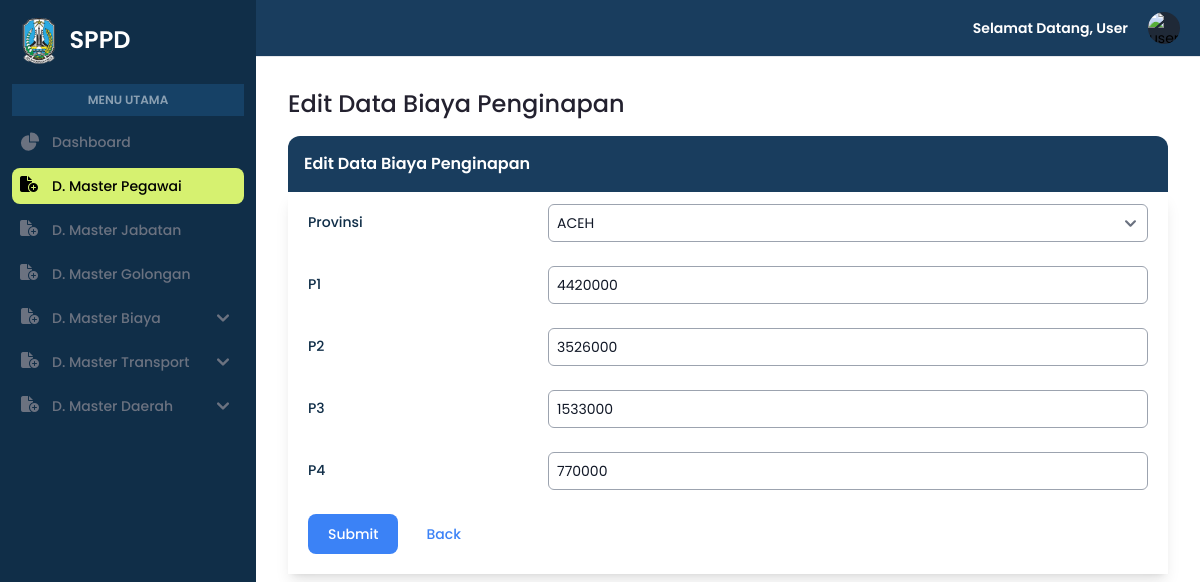
The app's page /admin/edit_dtpgp.php?edit=001 with its own data.
### tables this page shows
CREATE TABLE `penginapan` (
  `kode_provinsi` varchar(10) NOT NULL,
  `p1` varchar(100) NOT NULL,
  `p2` varchar(100) NOT NULL,
  `p3` varchar(100) NOT NULL,
  `p4` varchar(100) NOT NULL
);

### admin/edit_dtpgp.php (the view, shortened to what this page needs)
<?php
include '../koneksi.php';
if (isset($_GET['edit'])) {
    $kode_provinsi = $_GET['edit'];
    $query = "SELECT * FROM penginapan WHERE kode_provinsi = ?";
    $stmt = $koneksi->prepare($query);
    $stmt->bind_param("s", $kode_provinsi);
    $stmt->execute();
    $result = $stmt->get_result();
    if ($result->num_rows > 0) {
        $row = $result->fetch_assoc();
        $p1 = $row['p1'];
        $p2 = $row['p2'];
        $p3 = $row['p3'];
        $p4 = $row['p4'];
    } else {
        echo "Data not found!";
        exit();
    }
} else {
    echo "Kode Provinsi not provided!";
    exit();
}
$query_provinsi = "SELECT kode_provinsi, nama_provinsi FROM provinsi";
$result_provinsi = $koneksi->query($query_provinsi);
?>
<!DOCTYPE html>
<html lang="en">
<head>
    <link rel="stylesheet" href="../assets/css/style.css">
    <link rel="stylesheet" href="https://cdnjs.cloudflare.com/ajax/libs/font-awesome/6.5.1/css/all.min.css" />
    <link href="https://cdnjs.cloudflare.com/ajax/libs/flowbite/2.3.0/flowbite.min.css" rel="stylesheet" />
    <script src="https://cdn.tailwindcss.com"></script>
</head>
<body>
    <section id="sidebar">
        <?php include "../navbar.php"; ?>
        <aside id="logo-sidebar" class="fixed top-0 left-0 z-40 w-64 h-screen transition-transform -translate-x-full sm:translate-x-0" aria-label="Sidebar">
            <div class="h-full px-3 py-4 overflow-y-auto bg-[#102E48]">
                <a href="#" class="flex ms-2 md:me-24 mb-5">
                    <img src="../assets/img/logo.png" class="h-12 me-3" />
                    <span class="self-center text-2xl font-semibold whitespace-nowrap text-white">SPPD</span>
                </a>
                <div class="bg-[#276EAC4D] mb-2 py-2 px-5 text-center">
                    <p class="font-semibold text-xs text-white/50">MENU UTAMA</p>
                </div>
                <ul class="space-y-2 font-medium">
                    <li>
                        <a href="index.php" class="flex items-center p-2 text-gray-500 rounded-lg hover:bg-[#D6F170] hover:text-black group">
                            <span class="ms-3 text-sm">Dashboard</span>
                        </a>
                    </li>
                    <li>
                        <a href="data_pegawai.php" class="flex items-center p-2 text-black rounded-lg hover:bg-[#D6F170] hover:text-black group active">
                            <i class="fa-solid fa-file-circle-plus w-5 h-5 text-black transition duration-75 group-hover:text-black"></i>
                            <span class="text-sm ms-3 whitespace-nowrap">D. Master Pegawai</span>
                        </a>
                    </li>
                    <li>
                        <a href="data_jabatan.php" class="flex items-center p-2 text-gray-500 rounded-lg hover:bg-[#D6F170] hover:text-black group">
                            <i class="fa-solid fa-file-circle-plus w-5 h-5 text-gray-500 transition duration-75 group-hover:text-black"></i>
                            <span class="text-sm ms-3 whitespace-nowrap">D. Master Jabatan</span>
                        </a>
                    </li>
                    <li>
                        <a href="data_golongan.php" class="flex items-center p-2 text-gray-500 rounded-lg hover:bg-[#D6F170] hover:text-black group">
                            <i class="fa-solid fa-file-circle-plus w-5 h-5 text-gray-500 transition duration-75 group-hover:text-black"></i>
                            <span class="text-sm ms-3 whitespace-nowrap">D. Master Golongan</span>
                        </a>
                    </li>
                    <li>
                        <button type="button" class="flex items-center p-2 pr-4 rounded-lg hover:bg-[#D6F170] text-gray-500 hover:text-black group" aria-controls="dropdown-mb" data-collapse-toggle="dropdown-mb">
                            <i class="fa-solid fa-file-circle-plus w-5 h-5 text-gray-500 transition duration-75 group-hover:text-black"></i>
                            <span class="text-sm ms-3 whitespace-nowrap pr-14">D. Master Biaya</span>
                            <svg class="w-3 h-3 text-gray-500 group-hover:text-black" aria-hidden="true" xmlns="http://www.w3.org/2000/svg" fill="none" viewBox="0 0 10 6">
                                <path stroke="currentColor" stroke-linecap="round" stroke-linejoin="round" stroke-width="2" d="m1 1 4 4 4-4" />
                            </svg>
                        </button>
                    </li>
                    <li>
                        <button type="button" class="flex items-center p-2 pr-4 rounded-lg hover:bg-[#D6F170] text-gray-500 hover:text-black group" aria-controls="dropdown-mt" data-collapse-toggle="dropdown-mt">
                            <i class="fa-solid fa-file-circle-plus w-5 h-5 text-gray-500 transition duration-75 group-hover:text-black"></i>
                            <span class="text-sm ms-3 whitespace-nowrap pr-7">D. Master Transport</span>
                            <svg class="w-3 h-3 text-gray-500 group-hover:text-black" aria-hidden="true" xmlns="http://www.w3.org/2000/svg" fill="none" viewBox="0 0 10 6">
                                <path stroke="currentColor" stroke-linecap="round" stroke-linejoin="round" stroke-width="2" d="m1 1 4 4 4-4" />
                            </svg>
                        </button>
                    </li>
                    <li>
                        <button type="button" class="flex items-center p-2 pr-4 rounded-lg hover:bg-[#D6F170] text-gray-500 hover:text-black group" aria-controls="dropdown-md" data-collapse-toggle="dropdown-md">
                            <i class="fa-solid fa-file-circle-plus w-5 h-5 text-gray-500 transition duration-75 group-hover:text-black"></i>
                            <span class="text-sm ms-3 whitespace-nowrap pr-11">D. Master Daerah</span>
                            <svg class="w-3 h-3 text-gray-500 group-hover:text-black" aria-hidden="true" xmlns="http://www.w3.org/2000/svg" fill="none" viewBox="0 0 10 6">
                                <path stroke="currentColor" stroke-linecap="round" stroke-linejoin="round" stroke-width="2" d="m1 1 4 4 4-4" />
                            </svg>
                        </button>
                </li>
            </ul>
            </div>
        </aside>
    <div class="p-4 sm:ml-64">
        <div class="p-4 mt-14">
            <h1 class="text-[#23212F] font-medium text-2xl">Edit Data Biaya Penginapan</h1>
            <div class="border-solid">
                <div class="bg-[#193D5E] rounded-t-xl mt-4 p-4">
                    <h1 class="text-white text-md font-semibold">Edit Data Biaya Penginapan</h1>
                </div>
                <div class="shadow-lg px-5 py-3">
                    <form action="" method="POST">
                        <div class="mb-6 flex">
                            <div class="md:w-2/6">
                                <label for="kode_provinsi" class="block text-sm font-medium text-[#102E48] mt-2">Provinsi</label>
                            </div>
                            <div class="md:w-5/6">
                                <select id="kode_provinsi" name="kode_provinsi" class="bg-white border border-gray-400 text-gray-900 text-sm rounded-md focus:ring-blue-500 focus:border-blue-500 w-full p-2">
                                    <?php while ($provinsi_row = $result_provinsi->fetch_assoc()) : ?>
                                        <option value="<?php echo $provinsi_row['kode_provinsi']; ?>" <?php if ($kode_provinsi == $provinsi_row['kode_provinsi']) echo 'selected'; ?>><?php echo $provinsi_row['nama_provinsi']; ?></option>
                                    <?php endwhile; ?>
                                </select>
                            </div>
                        </div>
                        <div class="mb-6 flex">
                            <div class="md:w-2/6">
                                <label for="p1" class="block text-sm font-medium text-[#102E48] mt-2">P1</label>
                            </div>
                            <div class="md:w-5/6">
                                <input type="text" id="p1" name="p1" value="<?php echo $p1; ?>" class="bg-white border border-gray-400 text-gray-900 text-sm rounded-md focus:ring-blue-500 focus:border-blue-500 w-full p-2 placeholder-gray-300" placeholder="Masukkan fullboard luar kota..." required />
                            </div>
                        </div>
                        <div class="mb-6 flex">
                            <div class="md:w-2/6">
                                <label for="p2" class="block text-sm font-medium text-[#102E48] mt-2">P2</label>
                            </div>
                            <div class="md:w-5/6">
                                <input type="text" id="p2" name="p2" value="<?php echo $p2; ?>" class="bg-white border border-gray-400 text-gray-900 text-sm rounded-md focus:ring-blue-500 focus:border-blue-500 w-full p-2 placeholder-gray-300" placeholder="Masukkan fullboard dalam kota..." required />
                            </div>
                        </div>
                        <div class="mb-6 flex">
                            <div class="md:w-2/6">
                                <label for="p3" class="block text-sm font-medium text-[#102E48] mt-2">P3</label>
                            </div>
                            <div class="md:w-5/6">
                                <input type="text" id="p3" name="p3" value="<?php echo $p3; ?>" class="bg-white border border-gray-400 text-gray-900 text-sm rounded-md focus:ring-blue-500 focus:border-blue-500 w-full p-2 placeholder-gray-300" placeholder="Masukkan halfday dalam kota..." required />
                            </div>
                        </div>
                        <div class="mb-6 flex">
                            <div class="md:w-2/6">
                                <label for="p4" class="block text-sm font-medium text-[#102E48] mt-2">P4</label>
                            </div>
                            <div class="md:w-5/6">
                                <input type="text" id="p4" name="p4" value="<?php echo $p4; ?>" class="bg-white border border-gray-400 text-gray-900 text-sm rounded-md focus:ring-blue-500 focus:border-blue-500 w-full p-2 placeholder-gray-300" placeholder="Masukkan biaya penginapan..." required />
                            </div>
                        </div>
                        <div class="flex items-center">
                            <button type="submit" name="submit" class="text-white bg-blue-500 hover:bg-blue-600 focus:ring-4 focus:ring-blue-300 font-medium rounded-lg text-sm px-5 py-2.5 mr-2 mb-2">Submit</button>
                            <a href="data_penginapan.php" class="text-blue-500 hover:text-blue-600 focus:ring-4 focus:ring-blue-300 font-medium rounded-lg text-sm px-5 py-2.5 mr-2 mb-2">Back</a>
                        </div>
                    </form>
                </div>
            </div>
        </div>
    </div>
</body>
</html>

### assets/css/style.css (style rules this page uses)
html { scroll-behavior: smooth; }
body { font-family: Poppins; }
input::placeholder { color: gray; opacity: 1; }
.active { background-color: #d6f170; color: #000; border-radius: 20px; }

### records on screen
penginapan: p1 "4420000", p2 "3526000", p3 "1533000", p4 "770000"

### other values on screen
form field kode_provinsi "ACEH"
